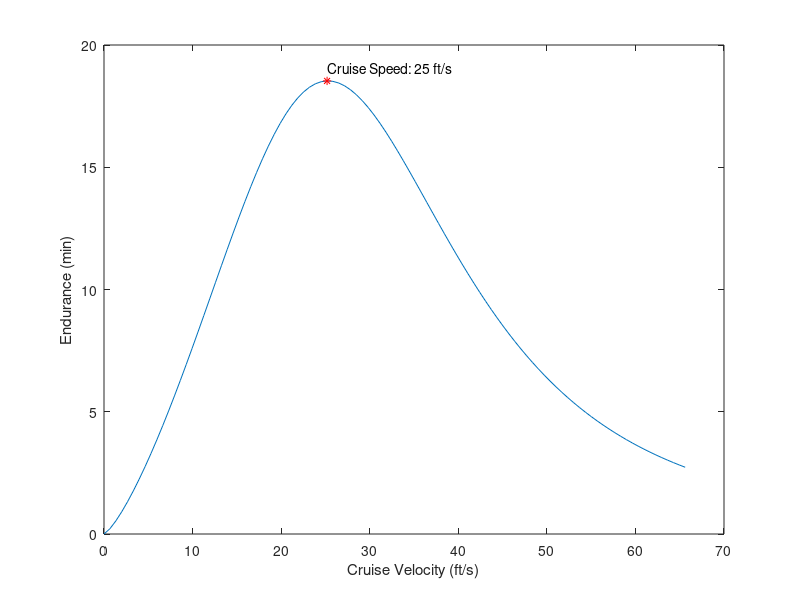

Recreate this plot in MATLAB. (Note: this script raises an error after producing the figure.)
%vel = linspace(15,45)*0.3048; % velocity (m/s)
vel = linspace(0,20);

S = 0.9144; % Reference area (m^2)
rho = 1.225; % density (kg/m^3)
W = 4.66 * 9.8; % Weight (N)
V = 14.8; % Voltage battery (V)
C = 6600/1000; % Battery Capacity (Ah)


%Cd0 = [0.1,0.15,0.25];

FR = 20.19/5.38; % Fulseage length/diameter
FFf = 1 + 60/FR^3 +0.0025*FR;
C_f = 1.328/sqrt(120E3);
nosecone_wettA = 328.95; % in^2
main_wettA = 401.12; % in^2
Cd0 = FFf * C_f*(nosecone_wettA+main_wettA)/(100*14); % fuselage cd0 wetted area/surface area
Cd0 = Cd0+0.042; % wing cd0

k = 1/(pi*0.7*7.1428); % Drag Polar Coefficient

prop_eff = 0.0029*(vel*3.28084-19.51)+0.637;
eff = 0.92*prop_eff; % Total Efficiency
n = 1.3; % Discharge Parameter (dependent on battery type and temperature)
Rt = 20; % Battery Hour Rating (hours)

endurance = zeros(length(Cd0),length(vel));

for i = 1:length(Cd0)
    endurance(i,:) = Rt^(1-n)*(eff*V*C./(0.5*rho*vel.^3*S*Cd0(i)+(2*W^2*k./(rho*vel*S)))).^n * 60; % minutes
end

[max_end,ind]=max(0.5*endurance);

figure(1)
for i = 1:length(Cd0)
    plot(vel*3.28084,0.5*endurance(i,:))
    hold on
end
plot(vel(ind)*3.28084,max_end,'r*')
hold on
text(vel(ind)*3.28084,max_end+0.5,'Cruise Speed: 25 ft/s')
xlabel('Cruise Velocity (ft/s)')
ylabel('Endurance (min)')
yline(10,'r-','10 min RFP Endurance Req')
hold on
xline(15,'k-','Stall Speed')
title('Cruise Speed vs Endurance')
subtitle('Accounting for Prop Efficiency & Temperature')
%legend("Cd_0 = 0.1","Cd_0 = 0.25","Cd_0 = 0.3","Cd_0 = 0.4")
%Cd0 = [0.1,0.25,0.30,0.4];